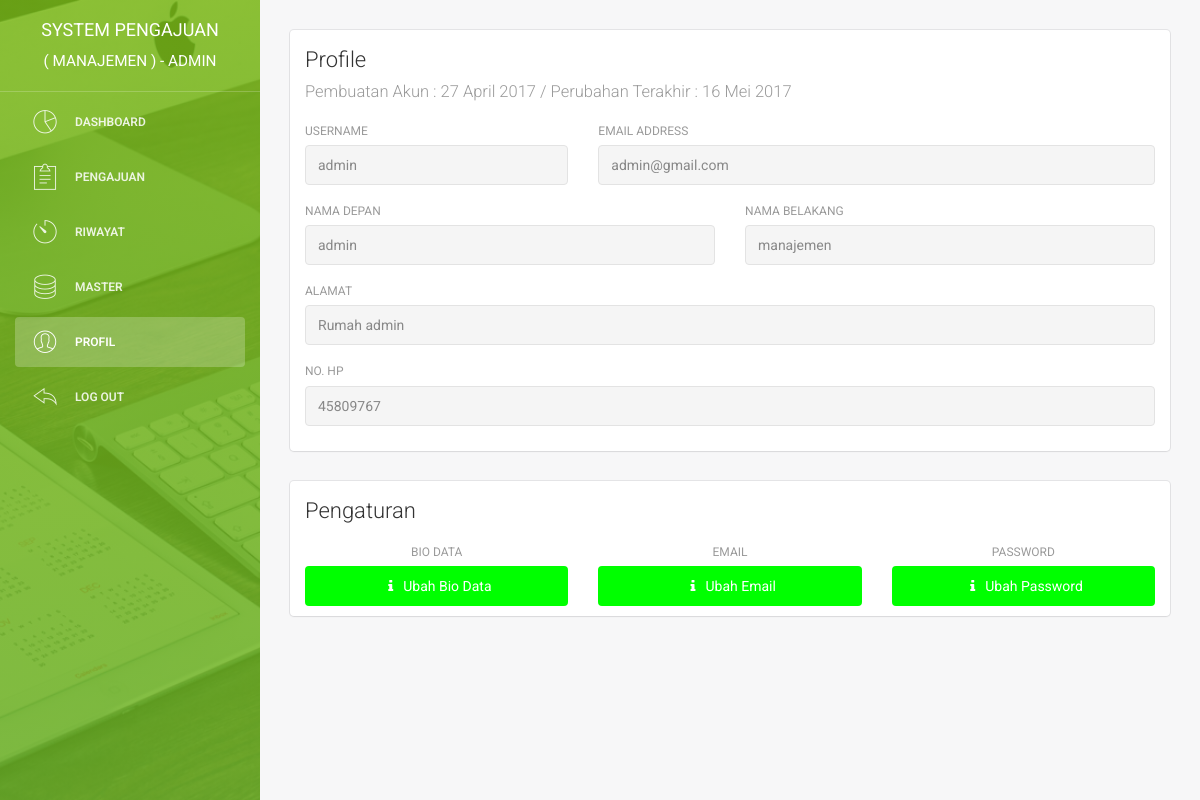
Screenshot of /admin/profil.php (signed in) with the database file from the repository.
### tables this page shows
CREATE TABLE `user` (
  `id_user` int(11) NOT NULL,
  `username` varchar(225) NOT NULL,
  `email` varchar(225) NOT NULL,
  `password` varchar(225) NOT NULL,
  `nama_depan` varchar(225) NOT NULL,
  `nama_belakang` varchar(225) NOT NULL,
  `jk` enum('laki-laki','perempuan') NOT NULL,
  `no_hp` varchar(50) NOT NULL,
  `alamat` text NOT NULL,
  `role` enum('manajemen','tim') NOT NULL,
  `pembuatan_akun` date NOT NULL,
  `update_akun` date NOT NULL
);

### admin/profil.php (the view, shortened to what this page needs)
<?php
    include '../system/koneksi.php';
    function tanggal_indo($tanggal){
        $bulan = array (1 =>   'Januari',
                'Februari',
                'Maret',
                'April',
                'Mei',
                'Juni',
                'Juli',
                'Agustus',
                'September',
                'Oktober',
                'November',
                'Desember'
        );
        $split = explode('-', $tanggal);
        return $split[2] . ' ' . $bulan[ (int)$split[1] ] . ' ' . $split[0];
    }
?>
<!doctype html>
<html lang="en">
<head>
    <link href="../assets/css/bootstrap.min.css" rel="stylesheet" />
    <link href="../assets/css/animate.min.css" rel="stylesheet"/>
    <link href="../assets/css/light-bootstrap-dashboard.css" rel="stylesheet"/>
    <link href="../assets/css/demo.css" rel="stylesheet" />
    <link href="http://maxcdn.bootstrapcdn.com/font-awesome/4.2.0/css/font-awesome.min.css" rel="stylesheet">
    <link href="../assets/css/pe-icon-7-stroke.css" rel="stylesheet" />
    <link rel="stylesheet" href="../assets/dist/sweetalert.css">
</head>
<body>
    <div class="wrapper">
        <div class="sidebar" data-color="green" data-image="../assets/img/sidebar.jpg">
            <div class="sidebar-wrapper">
                <div class="logo">
                    <a href="index" class="simple-text">
    <?php
    $query_login = "SELECT * FROM user WHERE email ='$_SESSION[email]'";
        $result_login = mysqli_query($con, $query_login);
        $data_login = mysqli_fetch_assoc($result_login);
        $username_login = $data_login["username"];
        $email_login = $data_login["email"];
        $namadepan_login = $data_login["nama_depan"];
        $namabelakang_login = $data_login["nama_belakang"];
        $nohp_login = $data_login["no_hp"];
        $alamat_login = $data_login["alamat"];
        $pembuatan_akun_login = $data_login["pembuatan_akun"];
        $update_akun_login = $data_login["update_akun"];
    ?>
                        System Pengajuan<br><small>( MANAJEMEN ) - <?php echo $username_login ?></small>
                    </a>
                </div>
                <ul class="nav">
                    <li>
                        <a href="index">
                            <i class="pe pe-7s-graph"></i>
                            <p>Dashboard</p>
                        </a>
                    </li>
                    <li>
                        <a href="pengajuan">
                            <i class="pe pe-7s-note2"></i>
                            <p>Pengajuan</p>
                        </a>
                    </li>
                    <li>
                        <a href="riwayat">
                            <i class="pe pe-7s-timer"></i>
                            <p>Riwayat</p>
                        </a>
                    </li>
                    <li>
                        <a data-toggle="collapse" href="#componentsExamples">
                            <i class="pe-7s-server"></i>
                            <p>Master</p>
                        </a>
                    </li>
                    <li class="active">
                        <a href="profil">
                            <i class="pe pe-7s-user"></i>
                            <p>Profil</p>
                        </a>
                    </li>
                    <li>
                        <a href="#" onclick = "logout()">
                            <i class="pe pe-7s-back"></i>
                            <p>Log out</p>
                        </a>
                    </li>
                </ul>
            </div>
        </div>
        <div class="main-panel">
            <div class="content">
                <div class="container-fluid">
                    <div class="row">
                        <div class="col-md-12">
                            <div class="card">
                                <div class="header">
                                    <h4 class="title">Profile <br> <small>Pembuatan Akun : <?php echo tanggal_indo($pembuatan_akun_login) ?> / Perubahan Terakhir : <?php echo tanggal_indo($update_akun_login) ?></small></h4>
                                </div>
                                <div class="content">
                                    <div class="row">
                                        <div class="col-md-4">
                                            <div class="form-group">
                                                <label>Username</label>
                                                <input type="text" name="username" id="username" class="form-control" placeholder="username" value="<?php echo $username_login ?>" disabled>
                                            </div>
                                        </div>
                                        <div class="col-md-8">
                                            <div class="form-group">
                                                <label for="Email">Email address</label>
                                                <input type="email" name="email" id="email" class="form-control" placeholder="email" value="<?php echo $email_login ?>" disabled>
                                            </div>
                                        </div>
                                    </div>
                                    <div class="row">
                                        <div class="col-md-6">
                                            <div class="form-group">
                                                <label>Nama Depan</label>
                                                <input type="text" name="nama_depan" id="nama_depan" class="form-control" placeholder="Nama Depan" value="<?php echo $namadepan_login ?>" disabled>
                                            </div>
                                        </div>
                                        <div class="col-md-6">
                                            <div class="form-group">
                                                <label>Nama Belakang</label>
                                                <input type="text" name="nama_belakang" id="nama_belakang" class="form-control" placeholder="Nama Belakang" value="<?php echo $namabelakang_login ?>" disabled>
                                            </div>
                                        </div>
                                    </div>
                                    <div class="row">
                                        <div class="col-md-12">
                                            <div class="form-group">
                                                <label>Alamat</label>
                                                <input type="text" name="alamat" id="alamat" class="form-control" placeholder="Alamat" value="<?php echo $alamat_login ?>" disabled>
                                            </div>
                                        </div>
                                    </div>
                                    <div class="row">
                                        <div class="col-md-12">
                                            <div class="form-group">
                                                <label>No. Hp</label>
                                                <input type="number" name="nohp" id="no_hp" class="form-control" placeholder="No Hp" value="<?php echo $nohp_login ?>" disabled>
                                            </div>
                                        </div>
                                    </div>
                                </div>
                            </div>
                        </div>
                     </div>
                </div>
                <div class="container-fluid">
                    <div class="row">
                        <div class="col-md-12">
                            <div class="card">
                                <div class="header">
                                    <h4 class="title">Pengaturan</h4>
                                </div>
                                <div class="content">
                                    <div class="row">
                                        <div class="col-md-4">
                                            <div class="form-group" align="center">
                                                <label for="Username">Bio Data</label>
                                                <br>
                                                <a href="ubah_bio">
                                                    <button type="button" class="btn btn-primary col-md-12 btn-fill">
                                                        <i class="fa fa-info"></i> Ubah Bio Data
                                                    </button>
                                                </a>
                                            </div>
                                        </div>
                                        <div class="col-md-4">
                                            <div class="form-group"  align="center">
                                                <label for="Email">Email</label><br>
                                                <a href="ubah_email">
                                                    <button type="button" class="btn btn-primary col-md-12 btn-fill">
                                                        <i class="fa fa-info"></i> Ubah Email
                                                    </button>
                                                </a>
                                            </div>
                                        </div>
                                        <div class="col-md-4">
                                            <div class="form-group"  align="center">
                                                <label for="Password">Password</label><br>
                                                <a href="ubah_password">
                                                    <button type="button" class="btn btn-primary col-md-12 btn-fill">
                                                        <i class="fa fa-info"></i> Ubah Password
                                                    </button>
                                                </a>
                                            </div>
                                        </div>
                                    </div>
                                </div>
                            </div>
                        </div>
                    </div>
                </div>
            </div>
        </div>
    </div>
</body>
</html>

### rows the page displays
user: username "ADMIN", pembuatan_akun "27 April 2017", update_akun "16 Mei 2017", username "admin", email "admin@gmail.com", nama_depan "admin", nama_belakang "manajemen", alamat "Rumah admin", nohp "45809767"
